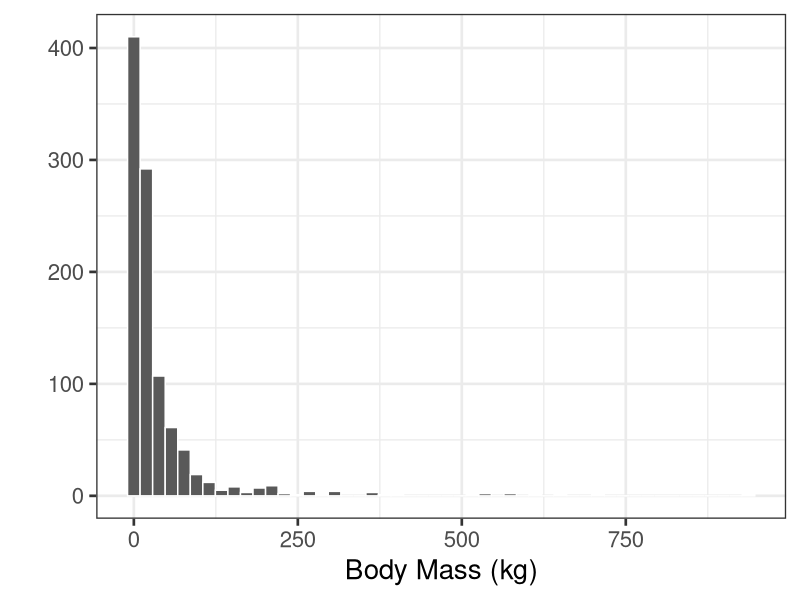
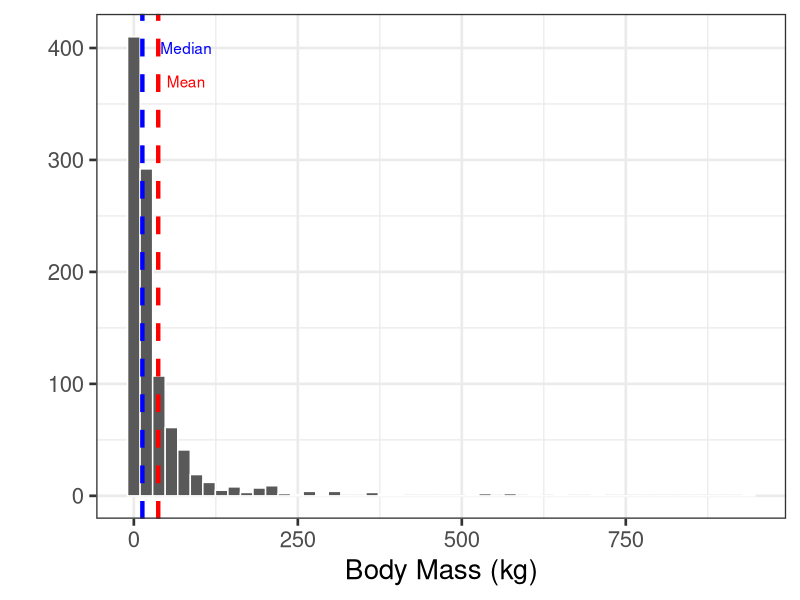
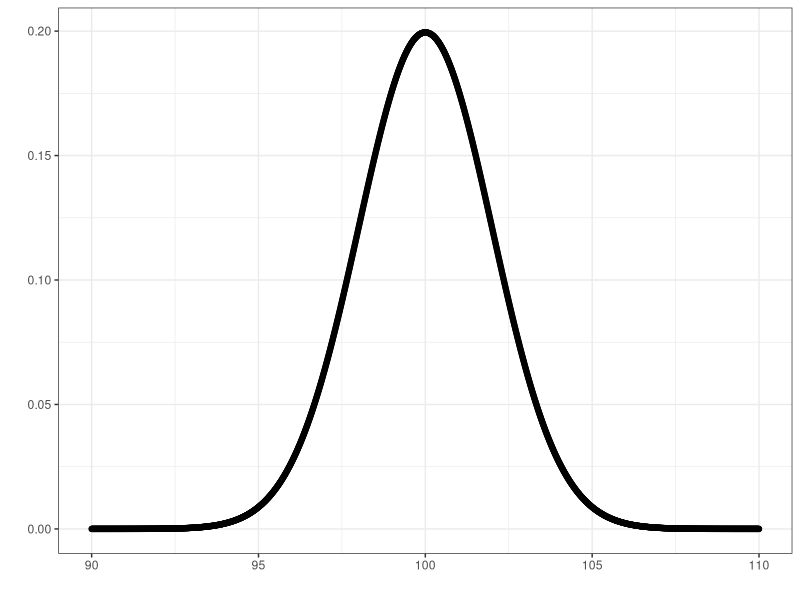

R code for these plots, in order:
## ---- chunk 1
library(ggplot2)
mammalmass <- rlnorm(1000, meanlog = 2.6, sd=1.4)
bmplot <- qplot(mammalmass, xlab="Body Mass (kg)", bins=50, color=I("white")) + theme_bw(20)
bmplot
## ---- chunk 2
bmplot + 
  geom_vline(xintercept = mean(mammalmass), color = "red", linetype = "dashed", size=1.5) + 
  geom_vline(xintercept = median(mammalmass), color = "blue", linetype="dashed", size=1.5) + 
  annotate("text", x=80, y=400, color="blue", label="Median") + 
  annotate("text", x=80, y=370, color="red", label="Mean") 
## ---- chunk 3
xvals <- seq(90, 110,0.01)
qplot(x=xvals, y=dnorm(xvals, mean=100, sd=2)) + theme_bw() + labs(x="", y="")
